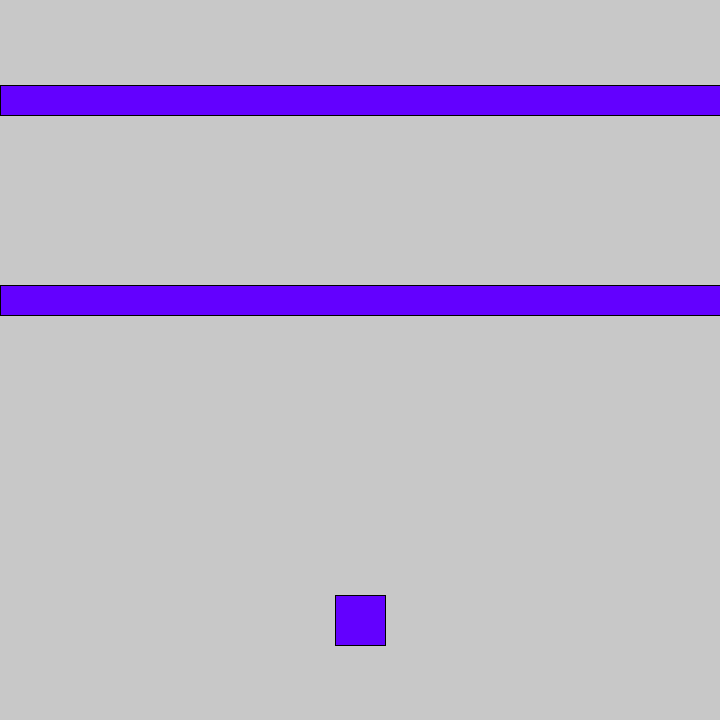
Frame 1 (no input)
Frame 60 (the mouse pressed at the canvas centre just before this capture): identical to frame 1, image omitted
Frame 120 (the mouse held since frame 60 and released just before this capture): identical to frame 1, image omitted

The Processing sketch that drew this single still picture (run headless with seeded random() and noise(); from frame 60 on, the mouse is pressed at the canvas centre):

// Processing sketch: Week_Three_River_250313a
// ── Week_Three_River_250313a.pde
Frog player;
Wall[] wall;
Collision theyHit;

void setup() {
  size(720, 720);

  //Frog
  player = new Frog(width/2, height - 100, 50, 50);

  //Collision
  theyHit = new Collision();

  //Walls
  wall = new Wall[2];

  //walls at the edge of the screen
  wall[0] = new Wall(width/2, 100, width, 30);
  wall[1] = new Wall(width/2, 300, width, 30);
  //wall[2] = new Wall(width/2, height - 300, width, 30);
  //wall[3] = new Wall(width/2, height - 100, width, 30);
}

void draw() {
  background(200);

  //Wall methods
  for (int i = 0; i < wall.length; i++) {
    wall[i].display();
    wall[i].update(player.frogJump);

    //Collision methods
    theyHit.collisionWithFrogAndWall(player, wall[i]);
  }

  //Frog methods
  player.display();
}

// ── Collision.pde
//The is my very bad attempt at a Subclass Sandbox
class Collision {
//Methods
 boolean collisionWithFrogAndWall (Frog bodyOne, Wall bodyTwo) {
    if ((bodyTwo.pos.x - bodyTwo.sizeX / 2 <= bodyOne.pos.x + bodyOne.sizeX / 2) &&
      (bodyTwo.pos.x + bodyTwo.sizeX / 2 >= bodyOne.pos.x - bodyOne.sizeX / 2) &&
      (bodyTwo.pos.y - bodyTwo.sizeY / 2 <= bodyOne.pos.y + bodyOne.sizeY / 2) &&
      (bodyTwo.pos.y + bodyTwo.sizeY / 2 >= bodyOne.pos.y - bodyOne.sizeY / 2)) {
      return true;
    }
    return false;
  }
}

// ── Frog.pde

class Frog {
  //PROPERTIES
  PVector pos;
  boolean jumpOnce = false, frogJump = false;
  float sizeX, sizeY;

  //CONTRUCTORS
  Frog(float x, float y, float scaleX, float scaleY) {
    pos = new PVector(x, y);
    sizeX = scaleX;
    sizeY = scaleY;
  }

  //METHODS
  void display() {
    pushMatrix();
    rectMode(CENTER);
    rect(pos.x, pos.y, sizeX, sizeY);
    popMatrix();
  }

  void jump() {
    if (keyPressed == true && key == 'w' && !jumpOnce) {
      jumpOnce = true;
      frogJump = true;
    }
    if (keyPressed == false && jumpOnce) {
      jumpOnce = false;
    }else
    frogJump = false;
  }

  void death(boolean playerDied) {
    if (playerDied) {
      sizeX -= 1;
      sizeY -= 1;
    }
  }
}

// ── Wall.pde
class Wall {
  //PROPERTIES
  PVector pos;
  float sizeX, sizeY;
  float frogJumpAmount = 0;

  //CONTRUCTORS
  Wall(float x, float y, float scaleX, float scaleY) {
    pos = new PVector(x, y);
    sizeX = scaleX;
    sizeY = scaleY;
  }

  //METHODS
  void display() {
    pushMatrix();
    fill(#6300ff);
    rectMode(CENTER);
    rect(pos.x, pos.y, sizeX, sizeY);
    popMatrix();
  }

  void update(boolean frogJump) {
    if (frogJump) {
      frogJumpAmount += 10;

      pos.y += frogJumpAmount;

      // Reset the wall to the top
      if (pos.y >= height + 20) {
        pos.y = -sizeY;
        frogJumpAmount = 0;
      }
    }
  }
}
